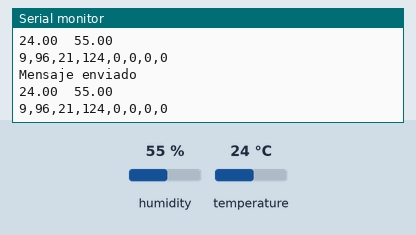
This sketch was run on a simulated ESP32. Shown: the last lines printed to the serial monitor. The inputs (shaded band) are chosen by the test bench; at power-on: humidity 55 %, temperature 24 °C.

Above: at 2.8 s.
2.9 s: humidity set to 22 %
At 4.7 s:
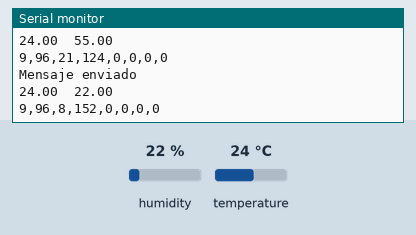
5.7 s: temperature set to 12 °C
At 7.7 s:
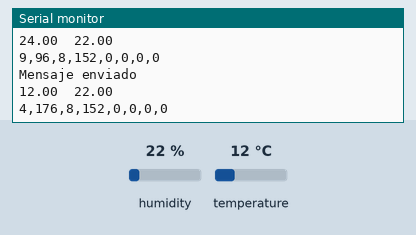
8.5 s: humidity set to 40 %
At 11.4 s:
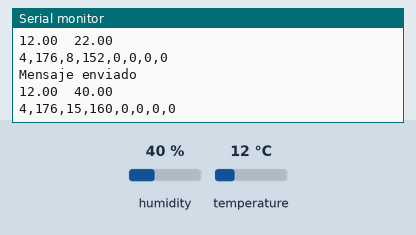
Timing chart, 0 to 12.9 s (numbered marks = the images above; inputs shaded):
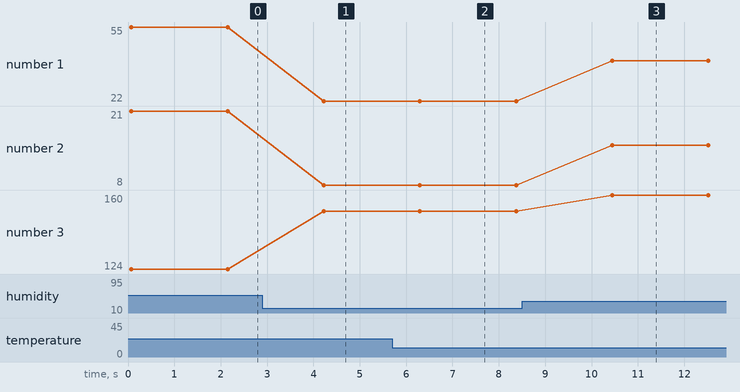

Measured:
- after the input at 2.9 s, the serial monitor: prints a new line after 1.3 s (image 1)
- after the input at 5.7 s, the serial monitor: prints a new line after 0.60 s (image 2)
- after the input at 8.5 s, the serial monitor: prints a new line after 1.9 s (image 3)
- plotted number 1: 55 → 22 after the input at 2.9 s, 22 → 40 after the input at 8.5 s
- plotted number 2: 21 → 8 after the input at 2.9 s, 8 → 15 after the input at 8.5 s
- plotted number 3: 124 → 152 after the input at 2.9 s, 152 → 160 after the input at 8.5 s

The sketch:

Arduino_ReedTemp_SendCanMsj.ino
```cpp
#include <SPI.h> // Librería para la comunicación SPI
#include <mcp2515.h> // Librería para el controlador CAN MCP2515
#include "DHT.h" // Librería para el sensor DHT

#define DHTPIN 4     // Pin del sensor DHT11
#define DHTTYPE DHT11 // Tipo de sensor DHT11

// Estructura para almacenar un mensaje CAN
struct can_frame canMsg1;
// Instancia del objeto MCP2515 en el pin 10
MCP2515 mcp2515(10);

// Instancia del sensor DHT
DHT dht(DHTPIN, DHTTYPE);

void setup() {
  // Inicializar el sensor DHT
  dht.begin();

  // Configurar el mensaje CAN
  canMsg1.can_id  = 0x0F6; // Identificador del nodo transmisor
  canMsg1.can_dlc = 8; // Data Length Code - código de longitud de datos, 8 Bytes
  // Inicializar los datos del mensaje CAN a 0x00
  for (int i = 0; i < 8; i++) {
    canMsg1.data[i] = 0x00;
  }

  // Inicializar la comunicación serial a 115200 baudios
  Serial.begin(115200);
  while (!Serial); // Esperar hasta que la comunicación serial esté lista

  // Reiniciar el MCP2515
  mcp2515.reset();
  // Configurar la velocidad de bits a 125 Kbps
  mcp2515.setBitrate(CAN_125KBPS);
  // Configurar el MCP2515 en modo normal
  mcp2515.setNormalMode();
}

void loop() {
  // Leer la temperatura y la humedad del sensor DHT11
  float humidity = dht.readHumidity();
  float temperature = dht.readTemperature();

  // Verificar si la lectura es válida
  if (isnan(humidity) || isnan(temperature)) {
    Serial.println("Error al leer el sensor DHT11");
    return;
  }

  // Pausa para estabilizar las lecturas del sensor
  delay(50);

  // Escalar la temperatura y la humedad a enteros (manteniendo dos decimales)
  int tempInt = (int)(temperature * 100);
  int humInt = (int)(humidity * 100);

  // Dividir los valores en bytes y almacenarlos en el mensaje CAN
  canMsg1.data[0] = (tempInt >> 8) & 0xFF; // Parte alta de la temperatura
  canMsg1.data[1] = tempInt & 0xFF;        // Parte baja de la temperatura
  canMsg1.data[2] = (humInt >> 8) & 0xFF;  // Parte alta de la humedad
  canMsg1.data[3] = humInt & 0xFF;         // Parte baja de la humedad

  // Enviar el mensaje CAN
  mcp2515.sendMessage(&canMsg1);

  // Imprimir un mensaje en el monitor serial indicando que el mensaje fue enviado
  Serial.println("Mensaje enviado");
  Serial.print(temperature);
  Serial.print("  ");
  Serial.println(humidity);
  // Imprimir los datos del mensaje CAN en el monitor serial
  for (int i = 0; i < 8; i++) {
    Serial.print(canMsg1.data[i]);
    if (i < 7) Serial.print(",");
  }
  Serial.println();

  // Pausa antes de la siguiente iteración del loop
  delay(2000); // Pausa de 2 segundos para evitar lecturas demasiado frecuentes
}
```
